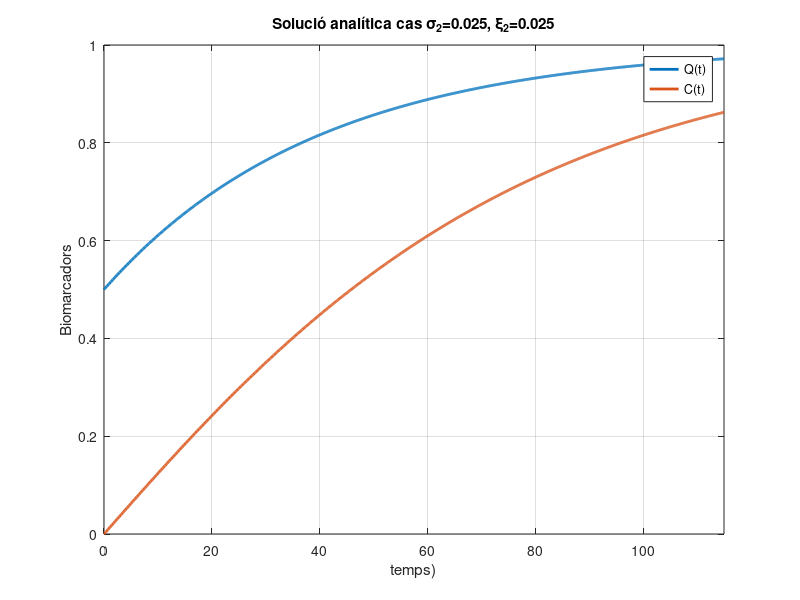
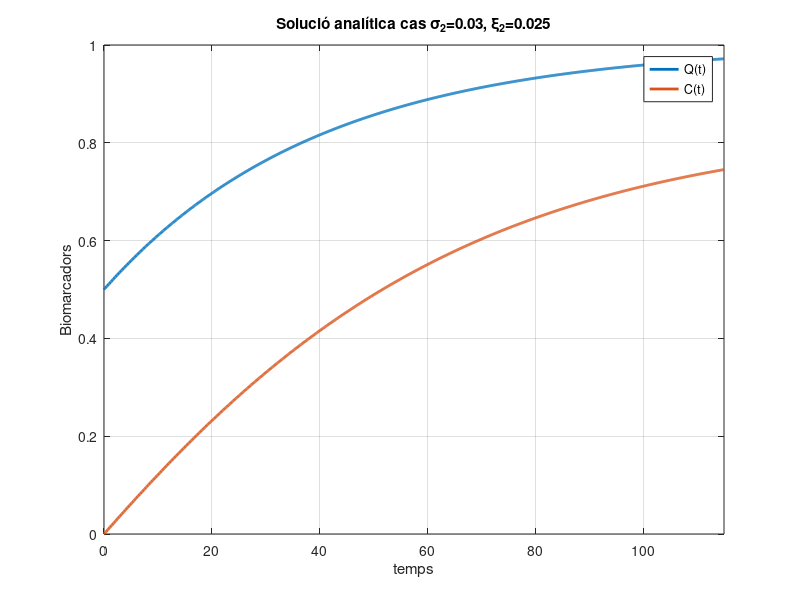

These charts were generated, in order, by the following MATLAB code:
clear; clc; close all;
% Paràmetres
xi_1=0.025;
xi_2=0.025;
sigma_1=0.025;
sigma_2=0.025;
% Condicions inicials
Q0=0.5;
C0=0;
t=linspace(0,115,1000);
% Solució cas igualtat
Q=Q0.*exp(-xi_2*t)+(xi_1/xi_2).*(1-exp(-xi_2*t));
C=C0.*exp(-sigma_2*t)+ sigma_1*(Q0-xi_1/xi_2).*t.*exp(-sigma_2*t) ...
   +(sigma_1/sigma_2)*(xi_1/xi_2).*(1-exp(-sigma_2*t));
% Gráfica
figure
plot(t,Q,'LineWidth',2)
hold on
plot(t,C,'LineWidth',2)
xlabel('temps)')
ylabel('Biomarcadors')
legend('Q(t)','C(t)','Location','best')
grid on
title(sprintf('Solució analítica cas \\sigma_2=%g, \\xi_2=%g',sigma_2, xi_2))
xlim([0 115])
%% Cas desigualtat
clear; clc; 
% Paràmetres
xi_1=0.025;
xi_2=0.025;
sigma_1=0.025;
sigma_2=0.03;
% Condicions inicials
Q0=0.5;
C0=0;
t=linspace(0,115,1000);
% Solució cas igualtat
Q=Q0.*exp(-xi_2*t)+(xi_1/xi_2).*(1-exp(-xi_2*t));
C=C0.*exp(-sigma_2.*t) +...
    (sigma_1/(sigma_2-xi_2)).*(Q0-xi_1/xi_2).*( exp(-xi_2*t)-exp(-sigma_2*t))+...
    (sigma_1/sigma_2)*(xi_1/xi_2).*(1-exp(-sigma_2*t));
% Gráfica
figure
plot(t,Q,'LineWidth',2)
hold on
plot(t,C,'LineWidth',2)
xlabel('temps')
ylabel('Biomarcadors')
legend('Q(t)','C(t)','Location','best')
grid on
title(sprintf('Solució analítica cas \\sigma_2=%g, \\xi_2=%g',sigma_2, xi_2))
xlim([0 115])
